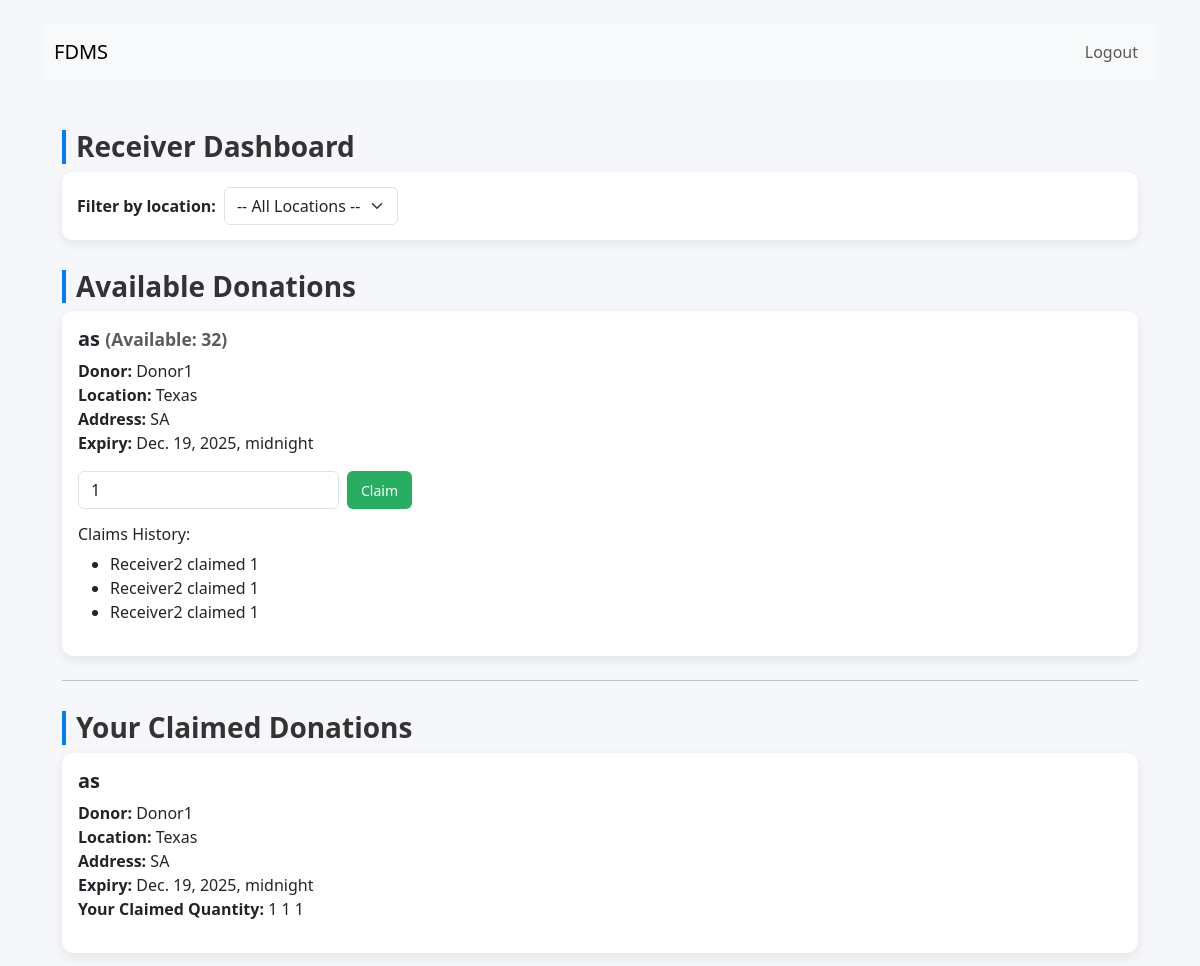
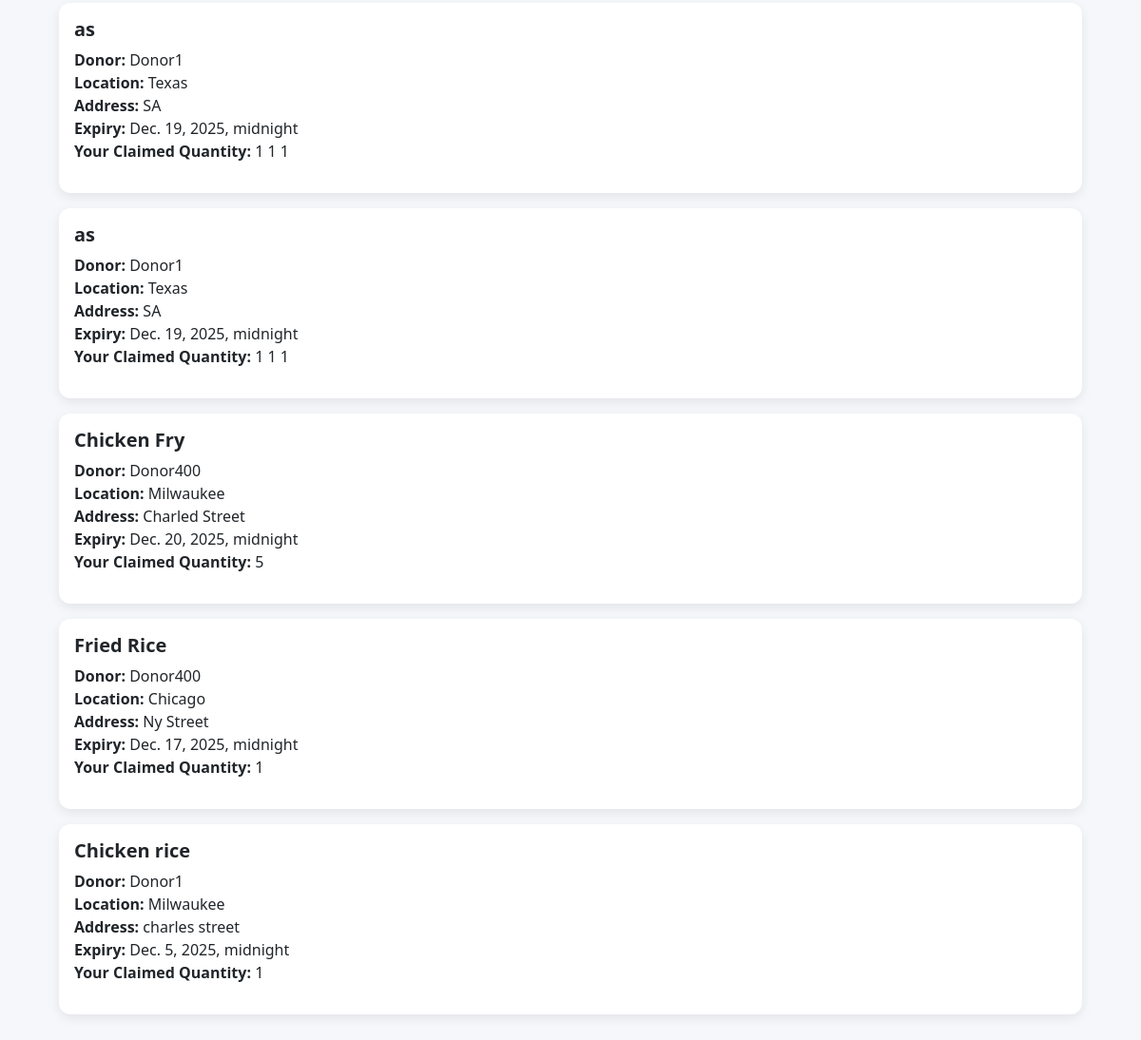
Page /receiver/ (signed in) on the committed database (2 pictures, top to bottom).
### core/models.py (models this page shows, shortened)
class Donation(models.Model):
    STATUS_CHOICES = [
        ("available", "Available"),
        ("claimed", "Claimed"),
    ]
    title = models.CharField(max_length=255)
    location = models.ForeignKey(
        Location,
        null=True,
        blank=True,
        on_delete=models.SET_NULL,
        related_name="donations",
    )
    address = models.CharField(max_length=500, blank=True, null=True)
    initial_quantity = models.PositiveIntegerField()
    available_quantity = models.PositiveIntegerField(blank=True, null=True)
    deleted_quantity = models.PositiveIntegerField(default=0)  # <--- store remaining quantity
    is_deleted = models.BooleanField(default=False)
    deleted_at = models.DateTimeField(null=True, blank=True)
    deleted_by = models.ForeignKey(User, null=True, blank=True, on_delete=models.SET_NULL, related_name='deleted_donations')
    expiry_date = models.DateTimeField(blank=True, null=True)
    donation_type = models.CharField(max_length=50, blank=True, null=True)
    status = models.CharField(max_length=20, choices=STATUS_CHOICES, default="available")
    donor = models.ForeignKey(
        settings.AUTH_USER_MODEL,
        related_name="donations",
        on_delete=models.CASCADE,
        null=True,
        blank=True,
    )
    claimed_by = models.ForeignKey(
        settings.AUTH_USER_MODEL,
        related_name="claimed_donations",
        null=True,
        blank=True,
        on_delete=models.SET_NULL,
    )
    created_at = models.DateTimeField(auto_now_add=True)
    updated_at = models.DateTimeField(auto_now=True)
    is_deleted = models.BooleanField(default=False)
    deleted_at = models.DateTimeField(null=True, blank=True)
    deleted_by = models.ForeignKey(
        settings.AUTH_USER_MODEL,
        null=True,
        blank=True,
        on_delete=models.SET_NULL,
        related_name="deleted_donations",
    )
    deleted_quantity = models.PositiveIntegerField(default=0)
    class Meta:
        ordering = ["-created_at"]
        verbose_name = "Donation"
        verbose_name_plural = "Donations"

class Location(models.Model):
    name = models.CharField(max_length=255, unique=True)
    def __str__(self):
        return self.name

class Claim(models.Model):
    donation = models.ForeignKey(Donation, related_name="claims", on_delete=models.CASCADE)
    claimer = models.ForeignKey(settings.AUTH_USER_MODEL, related_name="claims", on_delete=models.CASCADE)
    quantity = models.PositiveIntegerField()
    created_at = models.DateTimeField(auto_now_add=True)

### core/views.py (the view)
# urls.py: path('receiver/', views.receiver_dashboard, name='receiver_dashboard'),
@login_required
@user_passes_test(is_receiver, login_url='/receiver/login/')
@login_required
@user_passes_test(is_receiver, login_url='/receiver/login/')
def receiver_dashboard(request):
    selected_location_id = request.GET.get('location')
    locations = Location.objects.all()
    qs = Donation.objects.filter(
        status='available',
        expiry_date__gt=timezone.now(),
        is_deleted=False
    )
    if selected_location_id:
        try:
            qs = qs.filter(location_id=int(selected_location_id))
        except ValueError:
            pass
    nearby = qs.select_related('donor', 'location').order_by('-created_at')[:50]
    assigned = Donation.objects.filter(
        claims__claimer=request.user,
    ).prefetch_related('claims', 'claims__claimer').order_by('-created_at')
    return render(request, 'receiver_dashboard.html', {
        'locations': locations,
        'nearby': nearby,
        'assigned': assigned,
        'selected_location_id': int(selected_location_id) if selected_location_id else None,
    })

### core/views.py (called while the page is built)
def is_receiver(user):
    return user.groups.filter(name='Receiver').exists()

### templates/receiver_dashboard.html (shortened to what this page needs)
{% extends 'base.html' %}
{% block content %}
<!doctype html>
<html lang="en">
<head>
  <link href="https://cdn.jsdelivr.net/npm/bootstrap@5.3.0/dist/css/bootstrap.min.css" rel="stylesheet">
</head>
<body>
<nav class="navbar navbar-expand-lg navbar-light bg-light">
  <div class="container">
    <a class="navbar-brand" href="/">FDMS</a>
    <div class="collapse navbar-collapse">
      <ul class="navbar-nav ms-auto">
        {% if user.is_authenticated %}
          <li class="nav-item">
            <form method="post" action="/logout/">
              <button class="btn btn-link nav-link">Logout</button>
            </form>
          </li>
        {% else %}
          <li class="nav-item"><a class="nav-link" href="/admin/">Admin</a></li>
        {% endif %}
      </ul>
    </div>
  </div>
</nav>
<div class="container page-container">
  <h3 class="section-title">Receiver Dashboard</h3>
  <div class="form-section">
      <form method="get" class="d-flex align-items-center">
          <label class="fw-bold me-2">Filter by location:</label>
          <select name="location" class="form-select w-auto" onchange="this.form.submit()">
              <option value="">-- All Locations --</option>
          </select>
      </form>
  </div>
  <h3 class="section-title">Available Donations</h3>
  {% for d in nearby %}
  <div class="card custom-card mb-3">
      <div class="card-body">
          <h5>{{ d.title }} <small class="text-muted">(Available: {{ d.available_quantity }})</small></h5>
          <p>
              <strong>Donor:</strong> {{ d.donor.username }}<br>
              <strong>Location:</strong> {{ d.location }}<br>
              <strong>Address:</strong> {{ d.address }}<br>
              <strong>Expiry:</strong> {{ d.expiry_date }}
          </p>
          {% if d.available_quantity > 0 %}
          <form method="post" action="{% url 'claim' d.pk %}" class="d-flex">
              <input type="number" name="claim_qty"
                     min="1"
                     max="{{ d.available_quantity }}"
                     value="1"
                     class="form-control w-25 me-2">
              <button type="submit" class="claim-btn">Claim</button>
          </form>
          {% else %}
          <span class="badge bg-secondary">Fully claimed</span>
          {% endif %}
          {% if d.claims.exists %}
          <h6 class="mt-3">Claims History:</h6>
          <ul>
              {% for claim in d.claims.all %}
              <li>{{ claim.claimer.username }} claimed {{ claim.quantity }}</li>
              {% endfor %}
          </ul>
          {% endif %}
      </div>
  </div>
  {% empty %}
  <p>No donations available at the moment.</p>
  {% endfor %}
  <hr class="my-4">
  <h3 class="section-title">Your Claimed Donations</h3>
  {% for d in assigned %}
  <div class="card custom-card mb-3">
      <div class="card-body">
          <h5>{{ d.title }}</h5>
          <p>
              <strong>Donor:</strong> {{ d.donor.username }}<br>
              <strong>Location:</strong> {{ d.location }}<br>
              <strong>Address:</strong> {{ d.address }}<br>
              <strong>Expiry:</strong> {{ d.expiry_date }}<br>
              <strong>Your Claimed Quantity:</strong>
              {% for claim in d.claims.all %}
                  {% if claim.claimer == user %}
                      {{ claim.quantity }}
                  {% endif %}
              {% endfor %}
          </p>
      </div>
  </div>
  {% empty %}
  <p class="text-muted">You have not claimed any donations yet.</p>
  {% endfor %}
</div>
</body>
</html>
{% endblock %}

### templates/base.html (shortened to what this page needs)
<!doctype html>
<html lang="en">
<head>
  <link href="https://cdn.jsdelivr.net/npm/bootstrap@5.3.0/dist/css/bootstrap.min.css" rel="stylesheet">
</head>
<body>
<div class="container mt-4">
  {% block content %}{% endblock %}
</div>
</body>
</html>

### templates/receiver_dashboard.html (style rules this page uses)
body { background: #f5f7fa; }
.page-container { padding: 20px; }
.custom-card { border-radius: 12px; box-shadow: 0 4px 12px rgba(0,0,0,0.08); border: none; }
.custom-card h5 { font-weight: 600; }
.section-title { margin-top: 30px; font-weight: 700; color: #333; border-left: 4px solid #007bff; padding-left: 10px; }
.claim-btn { background: #27ae60; border: none; padding: 6px 14px; border-radius: 6px; color: white; font-size: 14px; }
.form-section { background: white; padding: 15px; border-radius: 10px; box-shadow: 0 4px 12px rgba(0,0,0,0.07); margin-bottom: 20px; }

### rows in the picture
Donation: title "as", available_quantity "32", donor.username "Donor1", location "Texas", address "SA", expiry_date "Dec. 19, 2025, midnight"
Claim: claimer.username "Receiver2", quantity "1"
Claim: claimer.username "Receiver2", quantity "1"
Claim: claimer.username "Receiver2", quantity "1"
Donation: title "Chicken Fry", donor.username "Donor400", location "Milwaukee", address "Charled Street", expiry_date "Dec. 20, 2025, midnight"
Claim: quantity "5"
Donation: title "Fried Rice", donor.username "Donor400", location "Chicago", address "Ny Street", expiry_date "Dec. 17, 2025, midnight"
Claim: quantity "1"
Donation: title "Chicken rice", donor.username "Donor1", location "Milwaukee", address "charles street", expiry_date "Dec. 5, 2025, midnight"
Claim: quantity "1"
